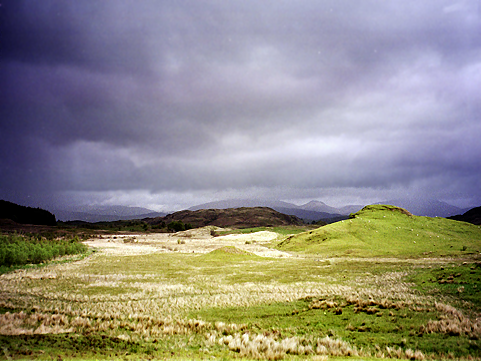
%> input picture Test_Images/scotland_plain.png, 481 x 361 px
$ octave main.m   (GNU Octave 9; MATLAB toolbox functions it lacks are replaced by stand-ins)
%> lines starting %> are read from the running program, lines starting %| are printed output that depends on the picture
clear;
close all;

%MODIFIER LE NOM DES IMAGES ET LA TAILLE DE SUPERPIXELS EN PIXELS;
img_source = imread('../../Test_Images/scotland_plain.png');
%> img_source is the input picture: size 361x481x3 uint8; mean R, G, B 143.6, 139.6, 131.3
img_target = imread('../../Test_Images/scotland_house.png');
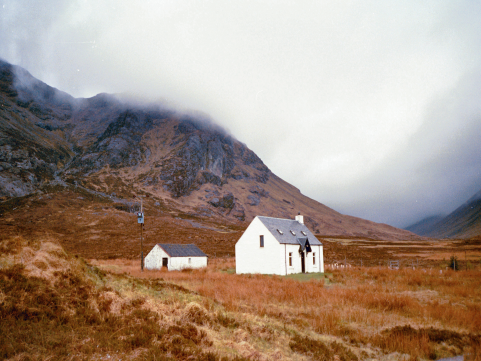
%> input picture Test_Images/scotland_house.png, 481 x 361 px
%> img_target is the input picture: size 361x481x3 uint8; mean R, G, B 164.7, 146.5, 133.6

% PARAMETERS TO CHANGE
Sp_Size = 500; %number of pixels in each SP;
rayon = 5; %radius to calculate fusion;
par_c = 0.1; %parameter to calculate fusion (colour);
par_s = 100*par_c; %parameter to calculate fusion (distance);

img_source = imresize(img_source, [360 NaN]);
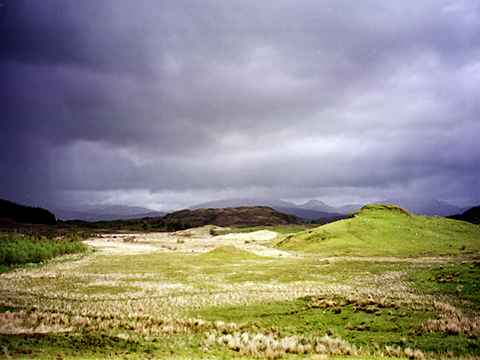
%> img_source: size 360x480x3 uint8; mean R, G, B 143.6, 139.6, 131.3
img_target = imresize(img_target, [360 NaN]); %resize image to make the best calcule;
%> img_target: size 360x480x3 uint8

[i,j,k] = size(img_source); %recuperate the size of image;
%> i = 360; j = 480; k = 3
[i2,j2,k2] = size(img_target); %recuperate the size of image;
%> i2 = 360; j2 = 480; k2 = 3

%% Divide the image in superpixels;

%> (the run ends here)
